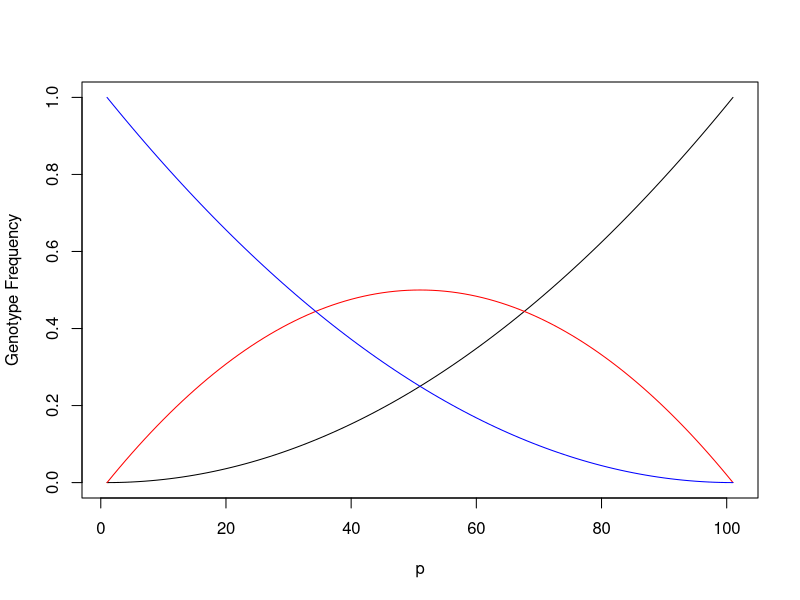
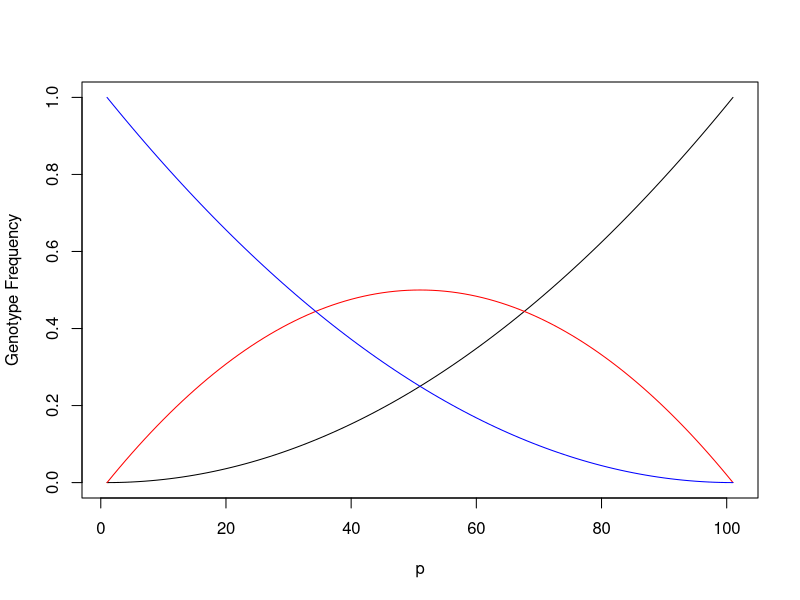

R code for these plots, in order:
## ---- chunk 1
options(htmltools.dir.version = FALSE)
## ---- chunk 2
n = 5
n11 = 1
f11 = n11/n
f11
## ---- chunk 3
p = seq(0, 1, by=0.01)
q = 1 - p
f11 <- p^2
f12 <- 2*p*q
f22 <- q^2

plot(f11, type="l", col="black", xlab="p", ylab="Genotype Frequency")
lines(f12, col="red")
lines(f22, col="blue")
## ---- chunk 4
p = seq(0, 1, by=0.01)
q = 1 - p
f11 <- p^2
f12 <- 2*p*q
f22 <- q^2

plot(f11, type="l", col="black", xlab="p", ylab="Genotype Frequency")
lines(f12, col="red")
lines(f22, col="blue")
